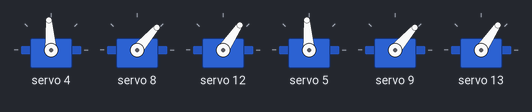
A sketch run on a simulated ESP32. Parts: 6 × servo.

Above: at 0.55 s.
At 0.75 s:
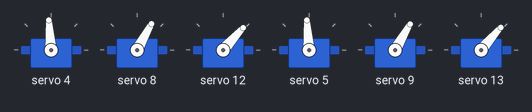
At 1.05 s:
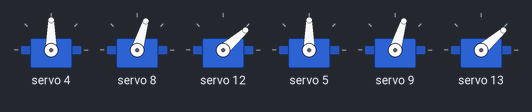
At 1.55 s:
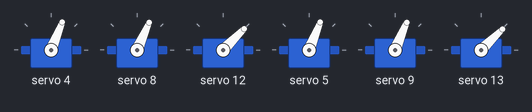
At 2.0 s:
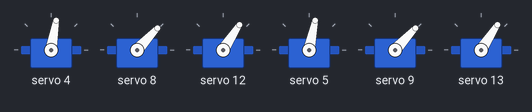
At 2.6 s:
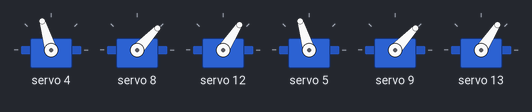
Timing chart, 0 to 5.8 s (numbered marks = the images above):
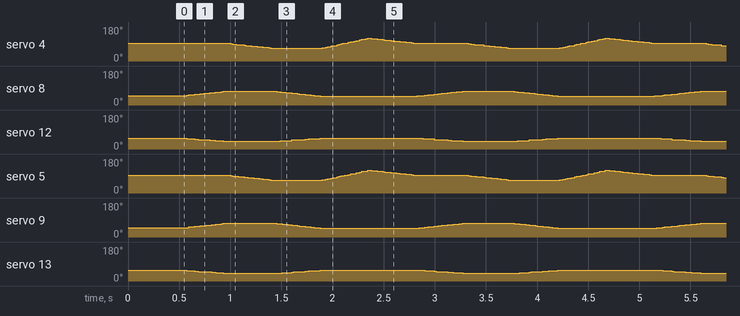

The sketch:

two_legs_check.ino
```cpp
#include <Wire.h>
#include <Adafruit_PWMServoDriver.h>

Adafruit_PWMServoDriver pca9685(0x40);

#define SERVOMIN 110
#define SERVOMAX 510

#define FR1 4
#define FR2 8
#define FR3 12

#define BL1 5
#define BL2 9
#define BL3 13

int fr1_home = 90, fr2_home = 45, fr3_home = 55;
int bl1_home = 90, bl2_home = 45, bl3_home = 55;

int fr1_cur = fr1_home, fr2_cur = fr2_home, fr3_cur = fr3_home;
int bl1_cur = bl1_home, bl2_cur = bl2_home, bl3_cur = bl3_home;

int angleToPulse(int angle) {
  return map(angle, 0, 180, SERVOMIN, SERVOMAX);
}

void setServo(uint8_t ch, int angle) {
  pca9685.setPWM(ch, 0, angleToPulse(constrain(angle, 0, 180)));
}

void movePairSmooth(int fr1_t, int fr2_t, int fr3_t,
                    int bl1_t, int bl2_t, int bl3_t,
                    int steps = 25, int dly = 15) {
  int s_fr1 = fr1_cur, s_fr2 = fr2_cur, s_fr3 = fr3_cur;
  int s_bl1 = bl1_cur, s_bl2 = bl2_cur, s_bl3 = bl3_cur;

  for (int i = 1; i <= steps; i++) {
    setServo(FR1, s_fr1 + (fr1_t - s_fr1) * i / steps);
    setServo(FR2, s_fr2 + (fr2_t - s_fr2) * i / steps);
    setServo(FR3, s_fr3 + (fr3_t - s_fr3) * i / steps);

    setServo(BL1, s_bl1 + (bl1_t - s_bl1) * i / steps);
    setServo(BL2, s_bl2 + (bl2_t - s_bl2) * i / steps);
    setServo(BL3, s_bl3 + (bl3_t - s_bl3) * i / steps);
    delay(dly);
  }

  fr1_cur = fr1_t; fr2_cur = fr2_t; fr3_cur = fr3_t;
  bl1_cur = bl1_t; bl2_cur = bl2_t; bl3_cur = bl3_t;
}

void setup() {
  Wire.begin(21, 22);
  pca9685.begin();
  pca9685.setPWMFreq(50);
  delay(500);
}

void loop() {
  movePairSmooth(90,70,40, 90,70,40);
  movePairSmooth(65,70,40, 65,70,40);
  movePairSmooth(65,45,55, 65,45,55);
  movePairSmooth(115,45,55,115,45,55);
  movePairSmooth(90,45,55, 90,45,55);
}
```
